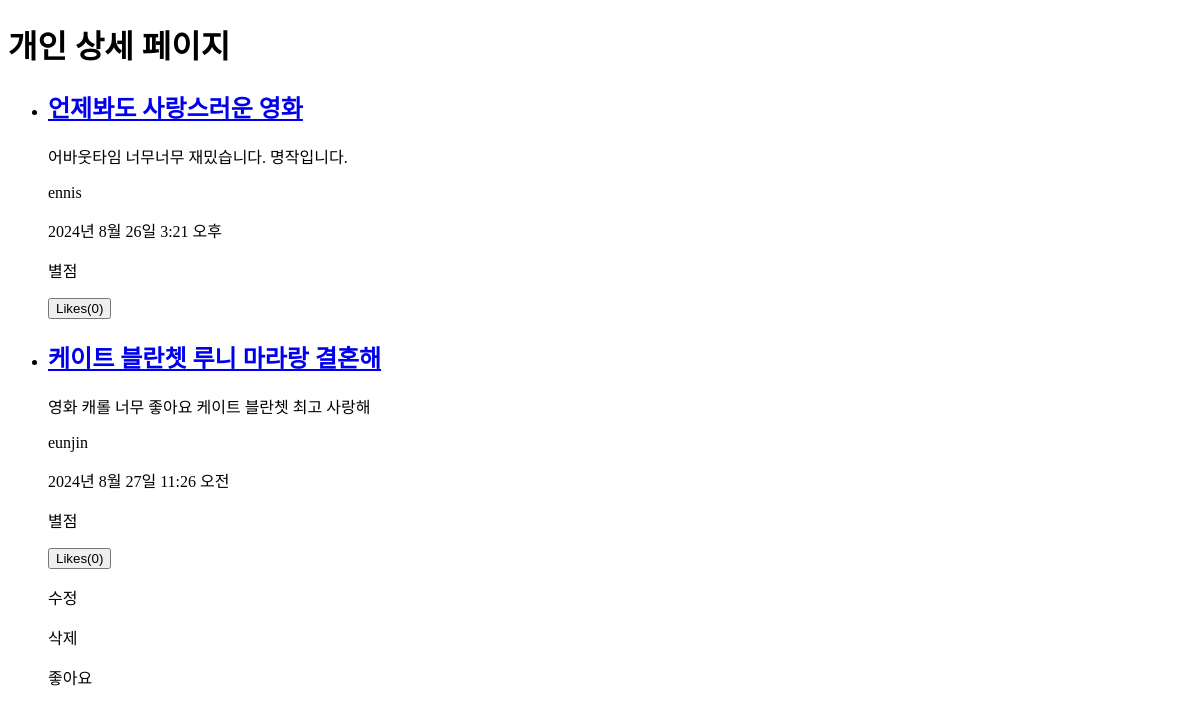
The page /posts/detail/ on the database as committed earlier.
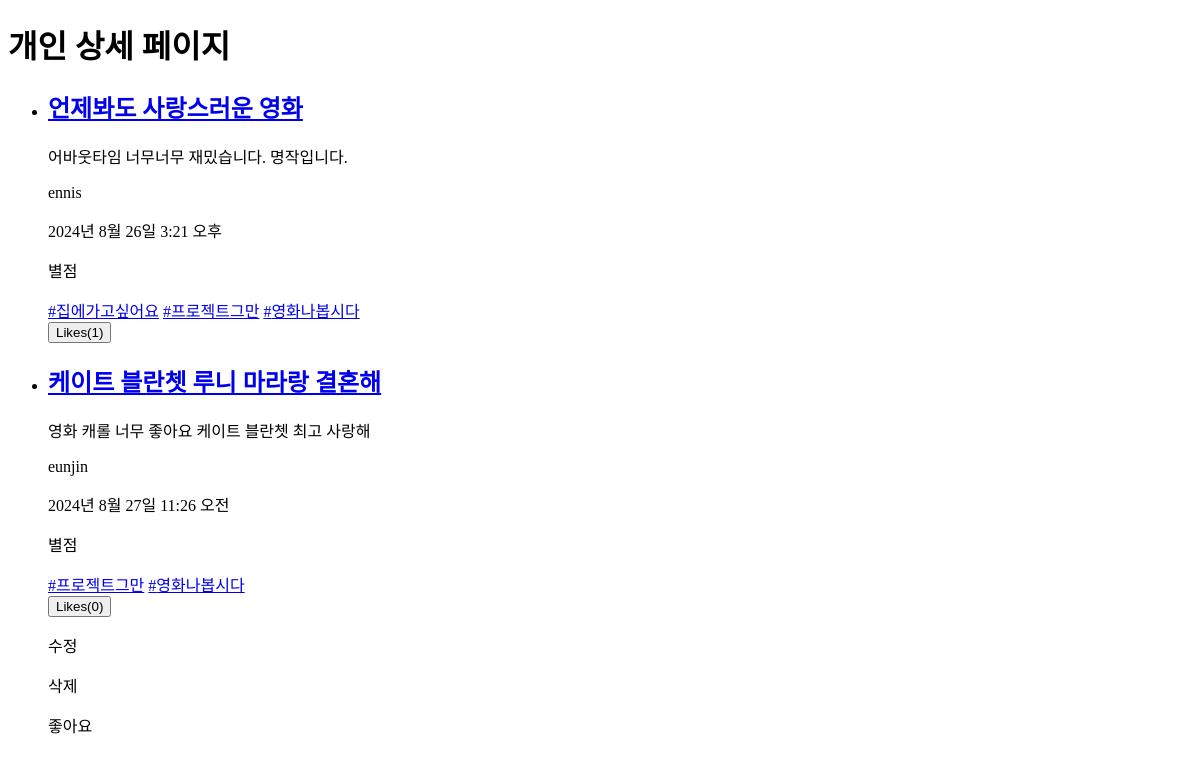
The same page on the database as committed later.
### posts/models.py (models this page shows, shortened)
class Post(models.Model):
    user = models.ForeignKey("users.User", # 앱이름.모델이름
                             verbose_name = "작성자",
                             on_delete = models.CASCADE) # 작성자 데이터 삭제되면 Post도 같이 삭제
    review = models.TextField("리뷰", blank = True)
    short_comment = models.CharField("한줄평", max_length = 50)
    created = models.DateTimeField("작성일시", auto_now_add = True)
    tags = models.ManyToManyField("posts.HashTag", verbose_name="해시태그 목록", blank=True)

class HashTag(models.Model):
    name = models.CharField("태그명", max_length=30)

### users/models.py (models this page shows)
class User(AbstractUser):
    profile_image = models.ImageField("프로필 이미지", upload_to="users/profile", blank=True)
    short_description = models.TextField("소개글", blank=True)
    like_posts = models.ManyToManyField(
        "posts.Post",
        verbose_name="좋아요 누른 게시글",
        related_name="like_users",
        blank=True,
    )
    def __str__(self):
        return self.username

### posts/views.py (the view)
# urls.py: path("detail/", views.detail, name = "detail"),
def detail(request):
    posts = Post.objects.all()
    context = {
        "posts" : posts
    }
    return render(request, "posts/detail.html", context)

### templates/posts/detail.html (shortened to what this page needs)
{% load static %}
<!DOCTYPE html>
<html lang="ko">
    <body>
        <h1>개인 상세 페이지</h1>
        <section>
            <ul>
                {% for post in posts %}
                <li>
                    <div>
                        <h2>
                            <a href = "/posts/feeds/">{{ post.short_comment }}</a>
                        </h2>
                        <p>{{ post.review }} </p>
                        <p>{{ post.user }}</p>
                        <p>{{ post.created }}</p>
                        <p>별점</p>
                        <div class = "post-tags">
                            {% for tag in post.tags.all %}
                                <a href = "{% url 'posts:tags' tag_name=tag.name %}">#{{ tag.name }}</a>
                            {% endfor %}
                        </div>
                    </div>
                    <div class = "post-buttons">
                        <form action = "{% url 'posts:post_like' post_id=post.id %}?next={{ action_redirect_url }}" method = "POST">
                            <button type = "submit"
                                >
                                Likes({{ post.like_users.count }})
                            </button>
                        </form>
                    </div>
                </li>
                {% endfor %}
                <P>수정</P>
                <P>삭제</P>
                <p>좋아요</p>
            </ul>
        </section>
    </body>
</html>

Rows that differ between the two databases and show on the page:
computed for Post "언제봐도 사랑스러운 영화": like_users.count "0" → "1"
added HashTag: name "집에가고싶어요", shown under Post "언제봐도 사랑스러운 영화"
added HashTag: name "프로젝트그만"
added HashTag: name "영화나봅시다"
